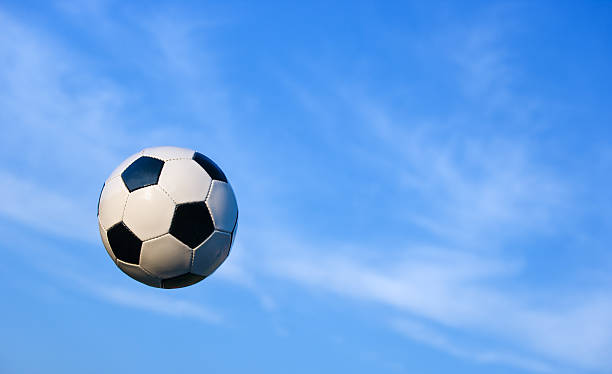
#> input picture images/football_sky.jpg, 612 x 374 px
$ jupyter execute --allow-errors performance_analysis.ipynb
#> lines starting #> are read from the running program, lines starting #| are printed output that depends on the picture; after the words box and inside, x2 and y2 are one past the last pixel; in counts of white or black regions, pixels touching at a corner belong together
### code/inpainting.py
import cv2
import numpy as np
import matplotlib.pyplot as plt
from nnf import NNF
from time import time

class InpaintNNF:
    def __init__(self, image, mask, patch_w=7, max_pm_iters=5):
        assert image.shape[1] == mask.shape[1] and image.shape[0] == mask.shape[0]
        self.image = image
        self.mask = mask
        self.patch_w = patch_w
        self.max_pm_iters = max_pm_iters
        self.pyramid = []

        self._build_pyramid()


    def _build_pyramid(self):
        self.pyramid.append((self.image, self.mask))
        img = self.image.copy()
        mask = self.mask.copy()
        stopping_patch_size = self.patch_w
        while img.shape[0] >= stopping_patch_size and img.shape[1] >= stopping_patch_size:
            img, mask = self._downsample_img_and_mask(img, mask, 2)
            self.pyramid.append((img, mask))


    def _downsample_img_and_mask(self, img, mask, factor=2):
        blur_kernel = np.array([[1, 5, 10, 5, 1]]).astype(np.float32)
        blur_kernel = blur_kernel.T @ blur_kernel

        new_img = np.zeros((img.shape[0]//factor, img.shape[1]//factor, 3)).astype(np.float32)
        new_mask = np.ones((mask.shape[0]//factor, mask.shape[1]//factor)).astype(np.float32)

        img = np.pad(img, ((2, 2), (2, 2), (0, 0)), mode='edge').astype(np.float32)
        mask = np.pad(mask, ((2, 2), (2, 2)), mode='edge').astype(np.float32)

        for x in range(2, img.shape[1]-2-1, 2):
            for y in range(2, img.shape[0]-2-1, 2):
                mask_patch = mask[y-2:y+3, x-2:x+3]
                sum_non_zero = np.sum(mask_patch * blur_kernel)
                for c in range(3):
                    img_patch = img[y-2:y+3, x-2:x+3, c]
                    val = np.sum(img_patch * mask_patch * blur_kernel)
                    if sum_non_zero > 0:
                        val /= sum_non_zero
                        new_img[(y-2)//2, (x-2)//2, c] = val
                    else:
                        new_mask[(y-2)//2, (x-2)//2] = 0

        return new_img.astype(np.uint8), new_mask.astype(np.uint8)


    def _upsample_img(self, img, final_size):
        height, width = final_size[:2]
        return cv2.resize(img.astype(np.uint8), (width, height)).astype(np.int32)


    def _get_patch_similarity(self, nnf_object, ax, ay, bx, by):
        patch_dist = nnf_object.patch_distance(ax, ay, bx, by)
        return 1 - patch_dist/nnf_object.MAX_PATCH_DIFF

    # [69 lines left out: functions weighted_copy, e_step, m_step, expectation_maximization, not called in this run]

    def inpaint(self):

        inpainted_images = []

        num_pyramid_levels = len(self.pyramid)
        inpainted_img = None
        running_nnf_src_to_target = None
        running_nnf_target_to_src = None
        for level in range(num_pyramid_levels-1, 0, -1):
            start_time = time()

            iterEM = 1+2*level
            iterNNF = min(self.max_pm_iters, 1+level)
            src, mask = self.pyramid[level]
            no_mask = np.ones_like(mask)

            if level == num_pyramid_levels-1:
                inpainted_img = src.copy()

                nnf_src_to_target_obj = NNF(src, inpainted_img, mask_a=mask, mask_b=no_mask, patch_w=self.patch_w, pm_iters=iterNNF)
                nnf_src_to_target_obj.initialize_nnf_with_mask(mask)

                nnf_target_to_src_obj = NNF(inpainted_img, src, mask_a=no_mask, mask_b=mask, patch_w=self.patch_w, pm_iters=iterNNF)
                nnf_target_to_src_obj.initialize_nnf_with_mask(mask)
            else:
                nnf_src_to_target_obj = NNF(src, inpainted_img, mask_a=mask, mask_b=no_mask, patch_w=self.patch_w, pm_iters=iterNNF)
                nnf_src_to_target_obj.initialize_nnf_with_other_nnf(running_nnf_src_to_target)
                nnf_src_to_target_obj.initialize_nnf_with_mask(mask)

                nnf_target_to_src_obj = NNF(inpainted_img, src, mask_a=no_mask, mask_b=mask, patch_w=self.patch_w, pm_iters=iterNNF)
                nnf_target_to_src_obj.initialize_nnf_with_other_nnf(running_nnf_target_to_src)
                nnf_target_to_src_obj.initialize_nnf_with_mask(mask)

            for em_step in range(iterEM):

                inpainted_img, running_nnf_src_to_target, running_nnf_target_to_src = self.expectation_maximization(
                    nnf_src_to_target_obj, nnf_target_to_src_obj, level, is_last_iter=(em_step == iterEM-1))

                nnf_src_to_target_obj.b = inpainted_img.copy()
                nnf_target_to_src_obj.a = inpainted_img.copy()

            inpainted_images.append(inpainted_img.astype(np.uint8))

            print("Level", level, "done in", time()-start_time, "seconds.")

        return inpainted_images


### code/performance_analysis.ipynb
[cell 1]
import cv2
import numpy as np
import matplotlib.pyplot as plt
import sys
import time
import cProfile
import pstats
from inpainting import InpaintNNF

## A. Time Complexity Analysis (Theoretical)

The time complexity of the PatchMatch algorithm per iteration is dominated by the patch distance calculations during the propagation and random search steps.

- **Per-iteration**: `O(H * W * patch_w²)` where `H` is height, `W` is width, and `patch_w` is the patch width. For each of the `H * W` pixels, we perform a patch comparison which takes `O(patch_w²)`.
- **Total**: `O(iterations * H * W * patch_w²)` where `iterations` is the number of PatchMatch iterations (propagation + search).

The multi-scale pyramid adds a factor, but since each level is smaller, the total complexity remains dominated by the largest level. The total work across all pyramid levels is roughly `1 + 1/4 + 1/16 + ...` which converges to `4/3`. So the pyramid adds a constant factor, not a change in complexity class.

## B. Space Complexity Analysis (Theoretical)

The memory usage is primarily for storing the images, masks, and the Nearest-Neighbor Field (NNF).

- **Image Storage**: `H * W * 3` (for a 3-channel image)
- **NNF Storage**: `H * W * 2` (to store the x, y offset for each patch)
- **Distance Storage**: `H * W` (to store the distance for each patch)
- **Pyramid Overhead**: The pyramid of images and masks adds approximately `1/3` more memory (`1 + 1/4 + 1/16 + ... ≈ 1.33`).

The total space complexity is therefore `O(H * W)`.

## C. Scalability Tests (Empirical)

We will now measure the actual runtime of the algorithm on images of increasing size to verify the theoretical time complexity.

[cell 2]
image_sizes = [200, 400, 600, 800]
scalability_results = []

#> (the rest of this cell did not finish here and is left out)

### Plot Scalability Results

[cell 3]
pixels = [r['pixels'] for r in scalability_results]
times = [r['time'] for r in scalability_results]

plt.figure(figsize=(10, 6))
plt.plot(pixels, times, marker='o')
plt.title('Algorithm Scalability')
plt.xlabel('Image Size (Total Pixels)')
plt.ylabel('Processing Time (s)')
plt.grid(True)
plt.show()
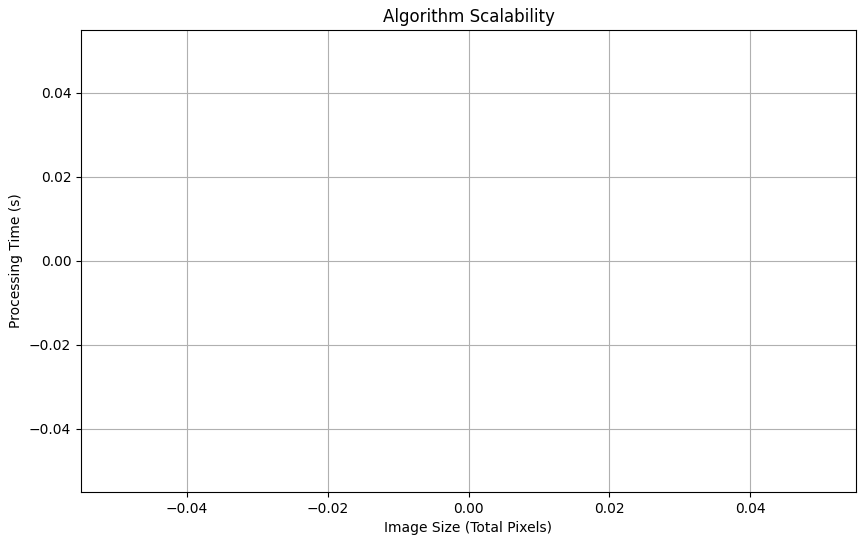
#> figure drawn by matplotlib, 1 panel

## D. Code Profiling

We use Python's `cProfile` to identify which functions are the most time-consuming (bottlenecks).

[cell 4]
# Load a real image for more realistic profiling
src_path = '../images/football_sky.jpg'
mask_path = '../images/football_sky_mask.jpg'
src = cv2.imread(src_path)
#> src is the input picture: shape (374, 612, 3); mean B, G, R 235.4, 164.5, 106
mask = cv2.imread(mask_path, 0)
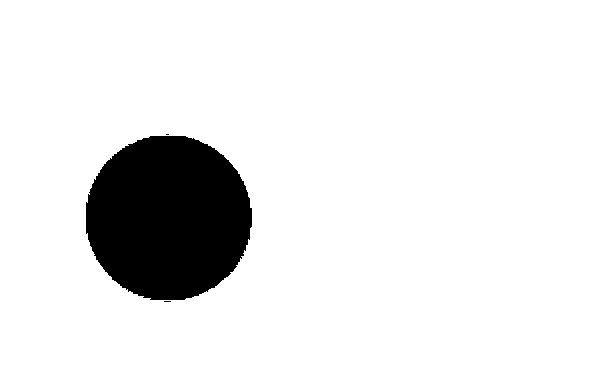
#> input picture images/football_sky_mask.jpg, 612 x 374 px
#> mask is the input picture: shape (374, 612); min 0, max 255, mean 230.9

# Create an instance of the inpainter
profiler_inpaint = InpaintNNF(src, mask, patch_w=7, max_pm_iters=3)
#> the loop in _build_pyramid (call 2), `while img.shape[0] >= stopping_patch_size and img.shape[1] >= stopping..` made 6 passes
#> pass 1, in _build_pyramid (call 2), `img, mask = self._downsample_img_and_mask(img, mask, 2)`:
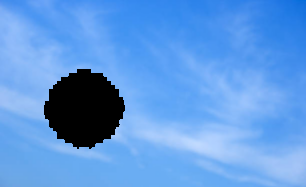
#> img: shape (187, 306, 3); mean B, G, R 223.1, 153.3, 95.7
#> pass 1, in _build_pyramid (call 2), `img, mask = self._downsample_img_and_mask(img, mask, 2)`:
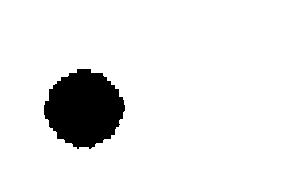
#> mask: shape (187, 306); values 0 (black) and 1 (white), 91.9% white; 1 black region, box (x1, y1, x2, y2) and area: (44, 69, 125, 149) 4650
#> after the loop in _build_pyramid (call 2), `while img.shape[0] >= stopping_patch_size and img.shape[1] >= stopping..`: self.pyramid = 7 items

# Profile the inpaint() method
profiler = cProfile.Profile()
profiler.enable()

profiler_inpaint.inpaint()
#> after the loop in inpaint, `for level in range(num_pyramid_levels-1, 0, -1):`: inpainted_images = []
#> (the call stopped at in inpaint, `nnf_src_to_target_obj = NNF(src, inpainted_img, mask_a=mask, mask_b=no..`: nnf is not available in this run)

profiler.disable()

# Print the stats
stats = pstats.Stats(profiler).sort_stats('cumulative')
print("--- Top 20 Most Time-Consuming Functions ---")
stats.print_stats(20)
